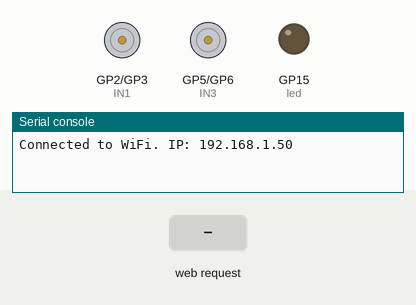
The program below on a simulated Raspberry Pi Pico running MicroPython. Parts: motor-driver pin pairs drawn as motors (green arrow = first pin HIGH = forward, orange = second pin HIGH = backward, longer = more drive, scaled by the enable pin), output pins drawn as LEDs (lit = HIGH), the last lines printed to the serial console. The inputs (shaded band) are chosen by the test bench. WiFi joins after 1.5 s.

Above: at 3.2 s.
3.3 s: HTTP request GET /up received
At 4.5 s:
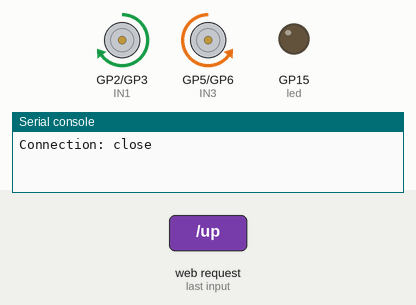
4.8 s: HTTP request GET /down received
At 5.8 s:
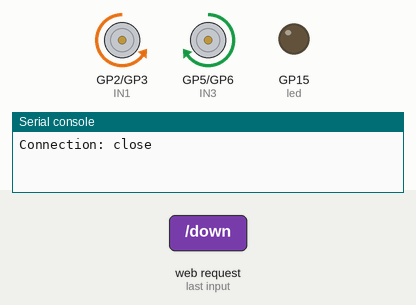
6.3 s: HTTP request GET /left received
At 6.9 s:
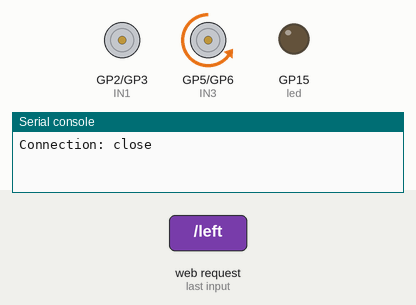
7.8 s: HTTP request GET /right received
At 9.0 s:
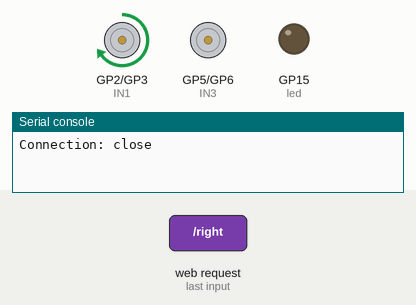
9.3 s: HTTP request GET /led received
At 10.4 s:
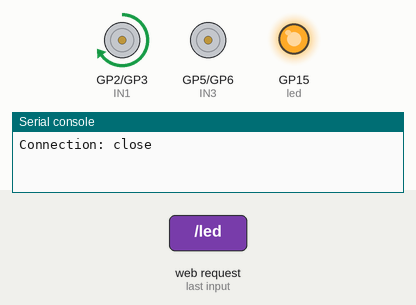
10.8 s: HTTP request GET / received
At 11.5 s:
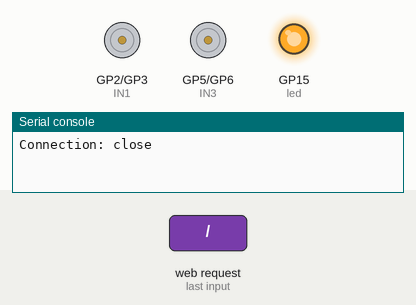
Timing chart, 0 to 13.3 s (numbered marks = the images above; inputs shaded):
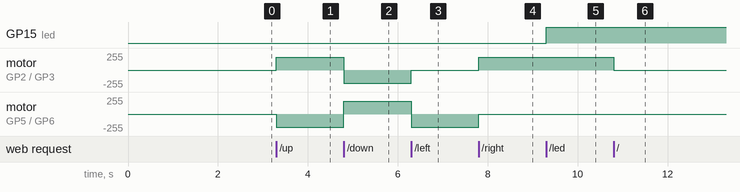

Measured:
- after the input at 3.3 s, motor on GP2 (IN1) / GP3 (IN2): stopped → forward 195/255 at once; motor on GP5 (IN3) / GP6 (IN4): stopped → backward 195/255 at once
- after the input at 4.8 s, motor on GP2 (IN1) / GP3 (IN2): forward 195/255 → backward 195/255 at once; motor on GP5 (IN3) / GP6 (IN4): backward 195/255 → forward 195/255 at once
- after the input at 6.3 s, motor on GP2 (IN1) / GP3 (IN2): backward 195/255 → stopped at once; motor on GP5 (IN3) / GP6 (IN4): forward 195/255 → backward 195/255 at once
- after the input at 7.8 s, motor on GP2 (IN1) / GP3 (IN2): stopped → forward 195/255 at once; motor on GP5 (IN3) / GP6 (IN4): backward 195/255 → stopped at once
- after the input at 9.3 s, GP15 (led): LOW → HIGH at once
- after the input at 10.8 s, motor on GP2 (IN1) / GP3 (IN2): forward 195/255 → stopped at once

The program:

main.py
```python
import network
import socket
from machine import Pin, PWM
import time

SSID = 'your_SSID'
PASSWORD = 'your_PASSWORD'

wlan = network.WLAN(network.STA_IF)
wlan.active(True)
wlan.connect(SSID, PASSWORD)

while not wlan.isconnected():
    time.sleep(1)

ip = wlan.ifconfig()[0]
print("Connected to WiFi. IP:", ip)

IN1 = Pin(2, Pin.OUT)
IN2 = Pin(3, Pin.OUT)
ENA = PWM(Pin(4))
IN3 = Pin(5, Pin.OUT)
IN4 = Pin(6, Pin.OUT)
ENB = PWM(Pin(7))
ENA.freq(1000)
ENA.duty_u16(50000)
ENB.freq(1000)
ENB.duty_u16(50000)
led = Pin(15, Pin.OUT)

def stop():
    IN1.value(0)
    IN2.value(0)
    IN3.value(0)
    IN4.value(0)

def forward():
    IN1.value(1)
    IN2.value(0)
    IN3.value(0)
    IN4.value(1)

def backward():
    IN1.value(0)
    IN2.value(1)
    IN3.value(1)
    IN4.value(0)

def left():
    IN1.value(0)
    IN2.value(0)
    IN3.value(0)
    IN4.value(1)

def right():
    IN1.value(1)
    IN2.value(0)
    IN3.value(0)
    IN4.value(0)

addr = socket.getaddrinfo('0.0.0.0', 80)[0][-1]
s = socket.socket()
s.bind(addr)
s.listen(1)

while True:
    cl, addr = s.accept()
    request = cl.recv(1024).decode()
    print("Request:", request)

    if 'GET /up' in request:
        forward()
    elif 'GET /down' in request:
        backward()
    elif 'GET /left' in request:
        left()
    elif 'GET /right' in request:
        right()
    elif 'GET /led' in request:
        led.toggle()
    else:
        stop()

    cl.send('HTTP/1.0 200 OK\r\nContent-Type: text/html\r\n\r\nOK')
    cl.close()
```
